Frame 1 (no input): blank canvas, image omitted
Frame 60 (the mouse pressed at the canvas centre just before this capture): blank canvas, image omitted
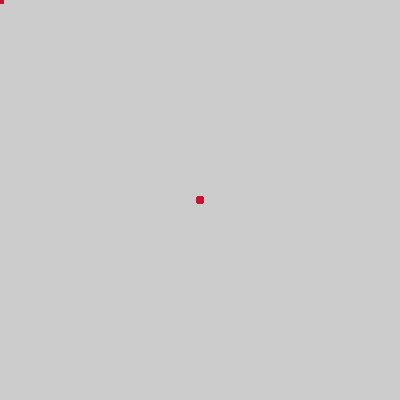
Frame 120 (the mouse held since frame 60 and released just before this capture)

The Processing sketch whose frames 1 and 60 were blank and that drew this single picture after the mouse press (run headless with seeded random() and noise(); from frame 60 on, the mouse is pressed at the canvas centre):

// Processing sketch: processing_84590
// ── processing_84590.pde

void setup() {
  size (400, 400);
  noStroke();
  fill (200, 20, 50, 120);
}

void draw() {
  if (mousePressed == true){
  ellipse (mouseX, mouseY, 8, 8);
} else {
  rectMode (CENTER);
  rect (mouseX, mouseY, 8, 8);
  }
}
